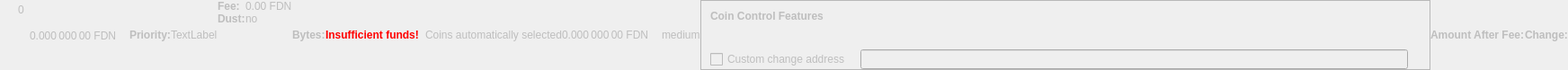
    <widget class="QWidget" name="dummyHideWidget" native="true">
     <property name="enabled">
      <bool>false</bool>
     </property>
     <property name="maximumSize">
      <size>
       <width>100</width>
       <height>22</height>
      </size>
     </property>
     <layout class="QHBoxLayout" name="dummyHideLayout">
      <property name="spacing">
       <number>0</number>
      </property>
      <property name="leftMargin">
       <number>0</number>
      </property>
      <property name="topMargin">
       <number>0</number>
      </property>
      <property name="rightMargin">
       <number>0</number>
      </property>
      <property name="bottomMargin">
       <number>0</number>
      </property>
      <item>
       <layout class="QFormLayout" name="formLayoutCoinControl1">
        <property name="horizontalSpacing">
         <number>10</number>
        </property>
        <property name="verticalSpacing">
         <number>14</number>
        </property>
        <property name="leftMargin">
         <number>10</number>
        </property>
        <property name="topMargin">
         <number>4</number>
        </property>
        <property name="rightMargin">
         <number>6</number>
        </property>
        <item row="0" column="1">
         <widget class="QLabel" name="labelCoinControlBytes">
          <property name="cursor">
           <cursorShape>IBeamCursor</cursorShape>
          </property>
          <property name="contextMenuPolicy">
           <enum>Qt::ActionsContextMenu</enum>
          </property>
          <property name="text">
           <string notr="true">0</string>
          </property>
          <property name="textInteractionFlags">
           <set>Qt::LinksAccessibleByMouse|Qt::TextSelectableByKeyboard|Qt::TextSelectableByMouse</set>
          </property>
         </widget>
        </item>
       </layout>
      </item>
      <item>
       <widget class="QLabel" name="labelCoinControlAfterFee">
        <property name="enabled">
         <bool>false</bool>
        </property>
        <property name="sizePolicy">
         <sizepolicy hsizetype="Fixed" vsizetype="Fixed">
          <horstretch>0</horstretch>
          <verstretch>0</verstretch>
         </sizepolicy>
        </property>
        <property name="minimumSize">
         <size>
          <width>111</width>
          <height>12</height>
         </size>
        </property>
        <property name="maximumSize">
         <size>
          <width>111</width>
          <height>12</height>
         </size>
        </property>
        <property name="cursor">
         <cursorShape>IBeamCursor</cursorShape>
        </property>
        <property name="contextMenuPolicy">
         <enum>Qt::ActionsContextMenu</enum>
        </property>
        <property name="text">
         <string notr="true">0.000 000 00 FDN</string>
        </property>
        <property name="textInteractionFlags">
         <set>Qt::LinksAccessibleByMouse|Qt::TextSelectableByKeyboard|Qt::TextSelectableByMouse</set>
        </property>
       </widget>
      </item>
      <item>
       <widget class="QLabel" name="labelCoinControlPriorityText">
        <property name="enabled">
         <bool>false</bool>
        </property>
        <property name="font">
         <font>
          <weight>75</weight>
          <bold>true</bold>
         </font>
        </property>
        <property name="text">
         <string>Priority:</string>
        </property>
       </widget>
      </item>
      <item>
       <layout class="QHBoxLayout" name="horizontalLayout">
        <item>
         <widget class="QLabel" name="WarningLabel">
          <property name="text">
           <string>TextLabel</string>
          </property>
         </widget>
        </item>
       </layout>
      </item>
      <item>
       <layout class="QFormLayout" name="formLayoutCoinControl3">
        <property name="horizontalSpacing">
         <number>0</number>
        </property>
        <property name="verticalSpacing">
         <number>0</number>
        </property>
        <property name="leftMargin">
         <number>0</number>
        </property>
        <property name="topMargin">
         <number>0</number>
        </property>
        <property name="rightMargin">
         <number>0</number>
        </property>
        <item row="0" column="0">
         <widget class="QLabel" name="labelCoinControlFeeText">
          <property name="enabled">
           <bool>false</bool>
          </property>
          <property name="font">
           <font>
            <weight>75</weight>
            <bold>true</bold>
           </font>
          </property>
          <property name="text">
           <string>Fee:</string>
          </property>
          <property name="margin">
           <number>0</number>
          </property>
         </widget>
        </item>
        <item row="0" column="1">
         <widget class="QLabel" name="labelCoinControlFee">
          <property name="enabled">
           <bool>false</bool>
          </property>
          <property name="cursor">
           <cursorShape>IBeamCursor</cursorShape>
          </property>
          <property name="contextMenuPolicy">
           <enum>Qt::ActionsContextMenu</enum>
          </property>
          <property name="text">
           <string notr="true">0.00 FDN</string>
          </property>
          <property name="textInteractionFlags">
           <set>Qt::LinksAccessibleByMouse|Qt::TextSelectableByKeyboard|Qt::TextSelectableByMouse</set>
          </property>
         </widget>
        </item>
        <item row="1" column="0">
         <widget class="QLabel" name="labelCoinControlLowOutputText">
          <property name="enabled">
           <bool>false</bool>
          </property>
          <property name="font">
           <font>
            <weight>75</weight>
            <bold>true</bold>
           </font>
          </property>
          <property name="text">
           <string>Dust:</string>
          </property>
         </widget>
        </item>
        <item row="1" column="1">
         <widget class="QLabel" name="labelCoinControlLowOutput">
          <property name="enabled">
           <bool>false</bool>
          </property>
          <property name="cursor">
           <cursorShape>IBeamCursor</cursorShape>
          </property>
          <property name="contextMenuPolicy">
           <enum>Qt::ActionsContextMenu</enum>
          </property>
          <property name="text">
           <string>no</string>
          </property>
          <property name="textInteractionFlags">
           <set>Qt::LinksAccessibleByMouse|Qt::TextSelectableByKeyboard|Qt::TextSelectableByMouse</set>
          </property>
         </widget>
        </item>
       </layout>
      </item>
      <item>
       <widget class="QLabel" name="labelCoinControlBytesText">
        <property name="enabled">
         <bool>false</bool>
        </property>
        <property name="font">
         <font>
          <weight>75</weight>
          <bold>true</bold>
         </font>
        </property>
        <property name="text">
         <string>Bytes:</string>
        </property>
       </widget>
      </item>
      <item>
       <layout class="QFormLayout" name="formLayoutCoinControl2">
        <property name="horizontalSpacing">
         <number>0</number>
        </property>
        <property name="verticalSpacing">
         <number>0</number>
        </property>
        <property name="leftMargin">
         <number>0</number>
        </property>
        <property name="topMargin">
         <number>0</number>
        </property>
        <property name="rightMargin">
         <number>0</number>
        </property>
       </layout>
      </item>
      <item>
       <layout class="QHBoxLayout" name="horizontalLayoutCoinControl2">
        <property name="spacing">
         <number>0</number>
        </property>
        <property name="bottomMargin">
         <number>0</number>
        </property>
       </layout>
      </item>
      <item>
       <widget class="QLabel" name="labelCoinControlInsuffFunds">
        <property name="enabled">
         <bool>false</bool>
        </property>
        <property name="minimumSize">
         <size>
          <width>0</width>
          <height>0</height>
         </size>
        </property>
        <property name="font">
         <font>
          <weight>75</weight>
          <bold>true</bold>
         </font>
        </property>
        <property name="styleSheet">
         <string notr="true">color:red;font-weight:bold;</string>
        </property>
        <property name="text">
         <string>Insufficient funds!</string>
        </property>
        <property name="margin">
         <number>5</number>
        </property>
       </widget>
      </item>
      <item>
       <layout class="QFormLayout" name="formLayoutCoinControl4">
        <property name="horizontalSpacing">
         <number>0</number>
        </property>
        <property name="verticalSpacing">
         <number>0</number>
        </property>
        <property name="leftMargin">
         <number>0</number>
        </property>
        <property name="topMargin">
         <number>0</number>
        </property>
        <property name="rightMargin">
         <number>0</number>
        </property>
       </layout>
      </item>
      <item>
       <widget class="QLabel" name="labelCoinControlChangeLabel">
        <property name="enabled">
         <bool>false</bool>
        </property>
        <property name="sizePolicy">
         <sizepolicy hsizetype="Preferred" vsizetype="Expanding">
          <horstretch>0</horstretch>
          <verstretch>0</verstretch>
         </sizepolicy>
        </property>
        <property name="minimumSize">
         <size>
          <width>0</width>
          <height>0</height>
         </size>
        </property>
        <property name="text">
         <string/>
        </property>
        <property name="margin">
         <number>3</number>
        </property>
       </widget>
      </item>
      <item>
       <widget class="QLabel" name="labelCoinControlAutomaticallySelected">
        <property name="enabled">
         <bool>false</bool>
        </property>
        <property name="sizePolicy">
         <sizepolicy hsizetype="Fixed" vsizetype="Fixed">
          <horstretch>0</horstretch>
          <verstretch>0</verstretch>
         </sizepolicy>
        </property>
        <property name="minimumSize">
         <size>
          <width>0</width>
          <height>0</height>
         </size>
        </property>
        <property name="maximumSize">
         <size>
          <width>240</width>
          <height>16777215</height>
         </size>
        </property>
        <property name="text">
         <string>Coins automatically selected</string>
        </property>
        <property name="margin">
         <number>5</number>
        </property>
       </widget>
      </item>
      <item>
       <widget class="QLabel" name="labelCoinControlChange">
        <property name="enabled">
         <bool>false</bool>
        </property>
        <property name="sizePolicy">
         <sizepolicy hsizetype="Fixed" vsizetype="Fixed">
          <horstretch>0</horstretch>
          <verstretch>0</verstretch>
         </sizepolicy>
        </property>
        <property name="minimumSize">
         <size>
          <width>111</width>
          <height>0</height>
         </size>
        </property>
        <property name="maximumSize">
         <size>
          <width>111</width>
          <height>16777215</height>
         </size>
        </property>
        <property name="cursor">
         <cursorShape>IBeamCursor</cursorShape>
        </property>
        <property name="contextMenuPolicy">
         <enum>Qt::ActionsContextMenu</enum>
        </property>
        <property name="text">
         <string notr="true">0.000 000 00 FDN</string>
        </property>
        <property name="textInteractionFlags">
         <set>Qt::LinksAccessibleByMouse|Qt::TextSelectableByKeyboard|Qt::TextSelectableByMouse</set>
        </property>
       </widget>
      </item>
      <item>
       <widget class="QLabel" name="labelCoinControlPriority">
        <property name="enabled">
         <bool>false</bool>
        </property>
        <property name="cursor">
         <cursorShape>IBeamCursor</cursorShape>
        </property>
        <property name="contextMenuPolicy">
         <enum>Qt::ActionsContextMenu</enum>
        </property>
        <property name="text">
         <string>medium</string>
        </property>
        <property name="textInteractionFlags">
         <set>Qt::LinksAccessibleByMouse|Qt::TextSelectableByKeyboard|Qt::TextSelectableByMouse</set>
        </property>
       </widget>
      </item>
      <item>
       <widget class="QFrame" name="frameCoinControl">
        <property name="sizePolicy">
         <sizepolicy hsizetype="Expanding" vsizetype="Expanding">
          <horstretch>0</horstretch>
          <verstretch>0</verstretch>
         </sizepolicy>
        </property>
        <property name="maximumSize">
         <size>
          <width>16777215</width>
          <height>16777215</height>
         </size>
        </property>
        <property name="frameShape">
         <enum>QFrame::StyledPanel</enum>
        </property>
        <property name="frameShadow">
         <enum>QFrame::Sunken</enum>
        </property>
        <layout class="QVBoxLayout" name="verticalLayoutCoinControl2_2">
         <property name="spacing">
          <number>0</number>
         </property>
         <property name="leftMargin">
          <number>0</number>
         </property>
         <property name="topMargin">
          <number>0</number>
         </property>
         <property name="rightMargin">
          <number>0</number>
         </property>
         <property name="bottomMargin">
          <number>0</number>
         </property>
         <item>
          <layout class="QVBoxLayout" name="verticalLayoutCoinControl" stretch="0,0,0,1">
           <property name="spacing">
            <number>0</number>
           </property>
           <property name="leftMargin">
            <number>10</number>
           </property>
           <property name="topMargin">
            <number>10</number>
           </property>
           <item>
            <layout class="QHBoxLayout" name="horizontalLayoutCoinControl1">
             <property name="bottomMargin">
              <number>15</number>
             </property>
             <item>
              <widget class="QLabel" name="labelCoinControlFeatures">
               <property name="enabled">
                <bool>false</bool>
               </property>
               <property name="sizePolicy">
                <sizepolicy hsizetype="Preferred" vsizetype="Maximum">
                 <horstretch>0</horstretch>
                 <verstretch>0</verstretch>
                </sizepolicy>
               </property>
               <property name="font">
                <font>
                 <weight>75</weight>
                 <bold>true</bold>
                </font>
               </property>
               <property name="styleSheet">
                <string notr="true">font-weight:bold;</string>
               </property>
               <property name="text">
                <string>Coin Control Features</string>
               </property>
              </widget>
             </item>
            </layout>
           </item>
           <item>
            <widget class="QWidget" name="widgetCoinControl" native="true">
             <property name="sizePolicy">
              <sizepolicy hsizetype="Preferred" vsizetype="Preferred">
               <horstretch>0</horstretch>
               <verstretch>0</verstretch>
              </sizepolicy>
             </property>
             <property name="minimumSize">
              <size>
               <width>0</width>
               <height>0</height>
              </size>
             </property>
             <property name="styleSheet">
              <string notr="true"/>
             </property>
             <layout class="QHBoxLayout" name="horizontalLayoutCoinControl5_2">
              <property name="leftMargin">
               <number>0</number>
              </property>
              <property name="topMargin">
               <number>0</number>
              </property>
              <property name="rightMargin">
               <number>0</number>
              </property>
              <property name="bottomMargin">
               <number>0</number>
              </property>
              <item>
               <layout class="QHBoxLayout" name="horizontalLayoutCoinControl3">
                <property name="spacing">
                 <number>20</number>
                </property>
                <property name="topMargin">
                 <number>0</number>
                </property>
                <property name="bottomMargin">
                 <number>10</number>
                </property>
               </layout>
              </item>
             </layout>
            </widget>
           </item>
           <item>
            <layout class="QHBoxLayout" name="horizontalLayoutCoinControl4" stretch="0,0,0">
             <property name="spacing">
              <number>12</number>
             </property>
             <property name="sizeConstraint">
              <enum>QLayout::SetDefaultConstraint</enum>
             </property>
             <property name="topMargin">
              <number>5</number>
             </property>
             <property name="rightMargin">
              <number>5</number>
             </property>
             <item>
              <widget class="QCheckBox" name="checkBoxCoinControlChange">
               <property name="enabled">
                <bool>false</bool>
               </property>
               <property name="toolTip">
                <string>If this is activated, but the change address is empty or invalid, change will be sent to a newly generated address.</string>
               </property>
               <property name="text">
                <string>Custom change address</string>
               </property>
              </widget>
             </item>
             <item>
              <widget class="QValidatedLineEdit" name="lineEditCoinControlChange">
               <property name="enabled">
                <bool>false</bool>
               </property>
               <property name="sizePolicy">
                <sizepolicy hsizetype="Expanding" vsizetype="Fixed">
                 <horstretch>0</horstretch>
                 <verstretch>0</verstretch>
                </sizepolicy>
               </property>
              </widget>
             </item>
             <item>
              <widget class="QLabel" name="labelCoinControlChangeLabel_2">
               <property name="sizePolicy">
                <sizepolicy hsizetype="Preferred" vsizetype="Expanding">
                 <horstretch>0</horstretch>
                 <verstretch>0</verstretch>
                </sizepolicy>
               </property>
               <property name="minimumSize">
                <size>
                 <width>0</width>
                 <height>0</height>
                </size>
               </property>
               <property name="text">
                <string/>
               </property>
               <property name="margin">
                <number>3</number>
               </property>
              </widget>
             </item>
            </layout>
           </item>
           <item>
            <spacer name="verticalSpacerCoinControl">
             <property name="orientation">
              <enum>Qt::Vertical</enum>
             </property>
             <property name="sizeHint" stdset="0">
              <size>
               <width>800</width>
               <height>1</height>
              </size>
             </property>
            </spacer>
           </item>
          </layout>
         </item>
        </layout>
       </widget>
      </item>
      <item>
       <widget class="QLabel" name="labelCoinControlAfterFeeText">
        <property name="enabled">
         <bool>false</bool>
        </property>
        <property name="minimumSize">
         <size>
          <width>0</width>
          <height>0</height>
         </size>
        </property>
        <property name="maximumSize">
         <size>
          <width>16777215</width>
          <height>16777215</height>
         </size>
        </property>
        <property name="font">
         <font>
          <weight>75</weight>
          <bold>true</bold>
         </font>
        </property>
        <property name="text">
         <string>Amount After Fee:</string>
        </property>
        <property name="alignment">
         <set>Qt::AlignLeading|Qt::AlignLeft|Qt::AlignVCenter</set>
        </property>
        <property name="margin">
         <number>0</number>
        </property>
       </widget>
      </item>
      <item>
       <widget class="QLabel" name="labelCoinControlChangeText">
        <property name="enabled">
         <bool>false</bool>
        </property>
        <property name="sizePolicy">
         <sizepolicy hsizetype="Preferred" vsizetype="Preferred">
          <horstretch>0</horstretch>
          <verstretch>0</verstretch>
         </sizepolicy>
        </property>
        <property name="minimumSize">
         <size>
          <width>0</width>
          <height>0</height>
         </size>
        </property>
        <property name="maximumSize">
         <size>
          <width>16777215</width>
          <height>16777215</height>
         </size>
        </property>
        <property name="font">
         <font>
          <weight>75</weight>
          <bold>true</bold>
         </font>
        </property>
        <property name="text">
         <string>Change:</string>
        </property>
        <property name="alignment">
         <set>Qt::AlignLeading|Qt::AlignLeft|Qt::AlignVCenter</set>
        </property>
       </widget>
      </item>
     </layout>
    </widget>
